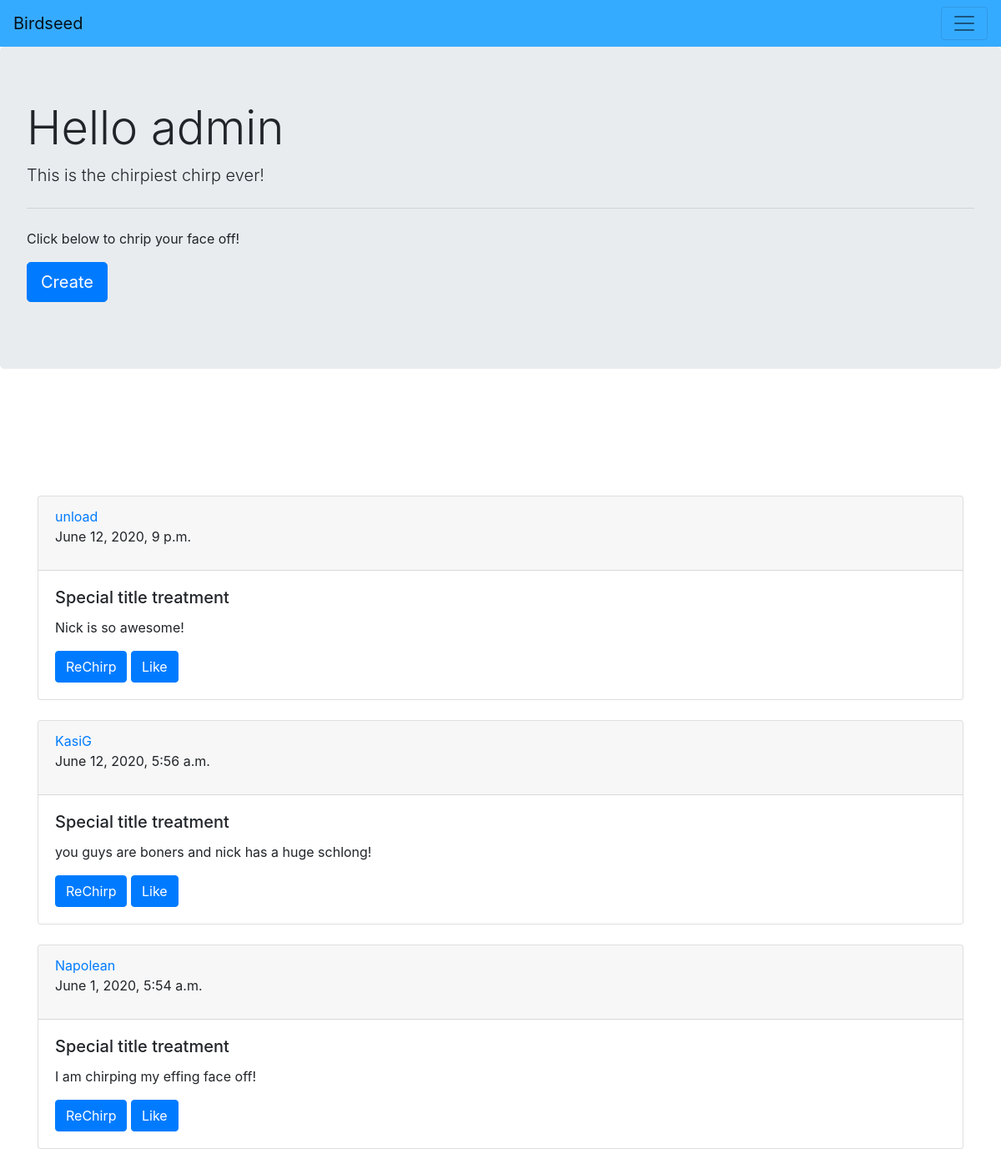
The app's page / (signed in) with its own data.
### birdseed/models.py (models this page shows)
class tweet(models.Model):
    text = models.TextField(max_length=128, default='')
    datetime = models.DateTimeField(default = timezone.now)
    uname = models.ForeignKey(User, on_delete=models.CASCADE)

### birdseed/views.py (the view)
# urls.py: path('', TweetListView.as_view(), name='home'),
class TweetListView(LoginRequiredMixin,ListView):
    model = tweet
    template_name = 'birdseed/home.html'
    ordering = ['-datetime']

### birdseed/templates/birdseed/home.html (shortened to what this page needs)
{% extends 'birdseed/base.html' %}
{% block content %}
    <div class="jumbotron">
        <h1 class="display-4">Hello {{ user.username }}</h1>
    <p class="lead">
        This is the chirpiest chirp ever!
    </p>
    <hr class="my-4">
        <p>
            Click below to chrip your face off!
        </p>
        <p class="lead">
            <a class="btn btn-primary btn-lg" href="{% url 'tweetcreate' %}" role="button">Create</a>
        </p>
    </div>
<div style="white-space: pre">
</div>
<div class="container">
    {% for tweet in object_list %}
    <div class="card">
        <div class="card-header">
            <a href='#'> {{ tweet.uname }} </a>
            <p> {{tweet.datetime}} </p>
        </div>
        <div class="card-body">
            <h5 class="card-title">Special title treatment</h5>
            <p class="card-text">{{ tweet.text }}</p>
            <a href="#" class="btn btn-primary">ReChirp</a>
            <a href="#" class="btn btn-primary">Like</a>
        </div>
    </div>
    {% endfor %}
</div>
{% endblock content %}

### records on screen
tweet: uname "unload", datetime "June 12, 2020, 9 p.m.", text "Nick is so awesome!"
tweet: uname "KasiG", datetime "June 12, 2020, 5:56 a.m.", text "you guys are boners and nick has a huge schlong!"
tweet: uname "Napolean", datetime "June 1, 2020, 5:54 a.m.", text "I am chirping my effing face off!"

### other values on screen
{{ user.username }} "admin"
